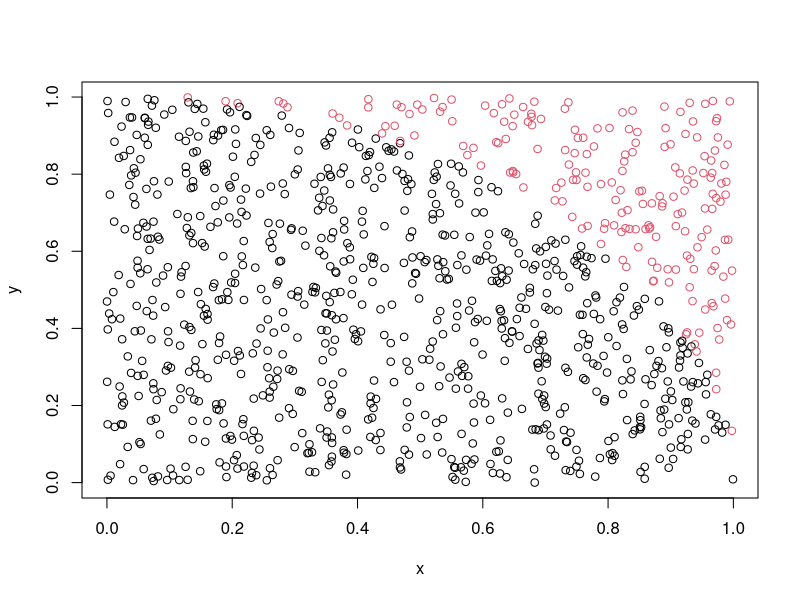

The R source for this figure: (Note: this script raises an error after producing the figure.)
## ---- chunk 1
knitr::opts_chunk$set(
  collapse = TRUE,
  comment = "#>"
)
## ---- chunk 2
#!/usr/bin/env Rscript

dist_null <- function(a, b) {
  # a^2+b^2=c^2
  c <- sqrt(a^2 + b^2)
  
  if (c > 1) {
    check <- "outer"
  } else (
    check <- "inner"
  )
  
  return(check)
}

r <- 1
n <- 1000
x <- runif(n)
y <- runif(n)
check <- mapply(dist_null, x, y)

if(n <= 10000){
  plot(x, y, col = as.factor(check))  
}
## ---- chunk 3
knitr::include_graphics("IMG_20210518_190917.jpg")
## ---- chunk 4
# n (in) to n(total) = A(circle) / A(square)
# A(circle) = n * r^2
# A(square) = (2r)^2
num <- length(check[check == "inner"]) * ((2*r)^2)
denum <- length(check)
(pi <- num/denum/r^2)

